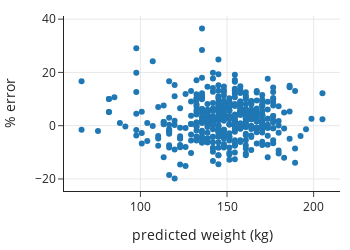

Here is the notebook cell this chart was saved with:
### Markdown cell above
Let's examine a scatter plot of the relative errors:

### Code cell
resid = pd.DataFrame({'predicted weight (kg)': predicted, '% error': resids})
px.scatter(resid, x='predicted weight (kg)', y='% error',
           width=350, height=250)

### Figure 1 — Plotly figure (JSON) as saved in the notebook; plotly's stock layout.template omitted (floating-point values rounded to 4 significant figures; data arrays with more than 128 entries replaced by an {"elided": "..."} marker saying what was removed)
{"data": [{"hovertemplate": "predicted weight (kg)=%{x}<br>% error=%{y}<extra></extra>", "legendgroup": "", "marker": {"color": "#1F77B4", "symbol": "circle"}, "mode": "markers", "name": "", "orientation": "v", "showlegend": false, "type": "scatter", "x": {"elided": "433 float values"}, "xaxis": "x", "y": {"elided": "433 float values"}, "yaxis": "y"}], "layout": {"height": 250, "legend": {"tracegroupgap": 0}, "width": 350, "xaxis": {"anchor": "y", "autorange": true, "domain": [0, 1], "range": [55.87, 215.2], "title": {"text": "predicted weight (kg)"}, "type": "linear"}, "yaxis": {"anchor": "x", "autorange": true, "domain": [0, 1], "range": [-24.51, 41.17], "title": {"text": "% error"}, "type": "linear"}}}
